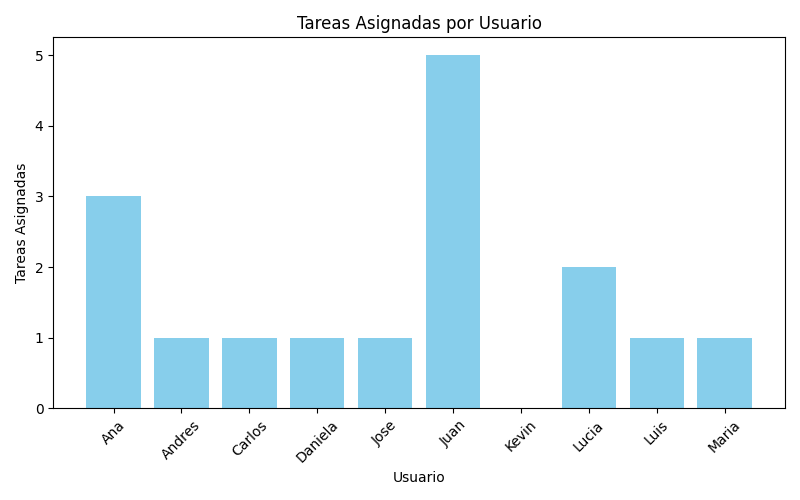

Python code for this plot:
import mysql.connector
import matplotlib.pyplot as plt

# Conexión a MySQL
db = mysql.connector.connect(
    host="localhost",
    user="root",
    password="",
    database="TEC"
)

cursor = db.cursor()
# Consulta: total de tareas por usuario
cursor.execute("""
    SELECT u.nombre, COUNT(t.id) 
    FROM usuarios u 
    LEFT JOIN tareas t ON u.id = t.encargado_id
    GROUP BY u.nombre
""")

resultados = cursor.fetchall()
usuarios = [row[0] for row in resultados]
total_tareas = [row[1] for row in resultados]

# Crear gráfico
plt.figure(figsize=(8, 5))
plt.bar(usuarios, total_tareas, color='skyblue')
plt.xlabel('Usuario')
plt.ylabel('Tareas Asignadas')
plt.title('Tareas Asignadas por Usuario')
plt.xticks(rotation=45)
plt.tight_layout()

# Guardar imagen PNG
plt.savefig('C:/xampp/htdocs/TEC/graficos/grafico_barras.png')
plt.close()

print("✅ Gráfico de barras guardado correctamente.")
